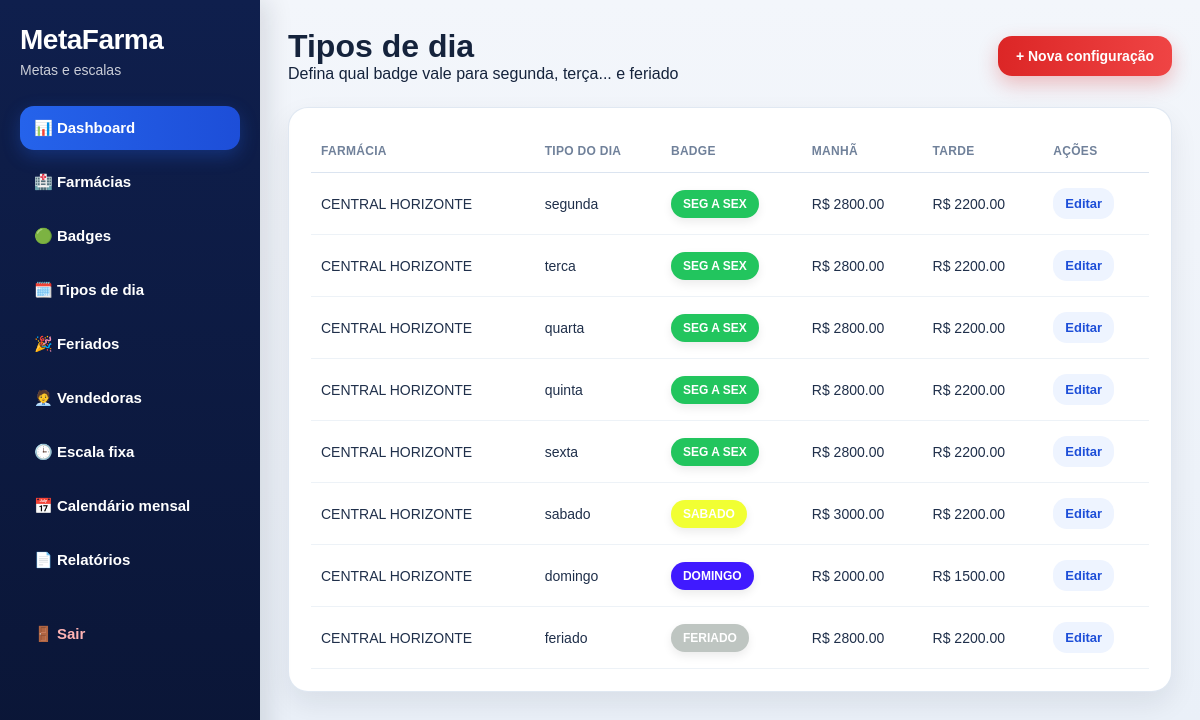
The page /configuracoes-dia/ (signed in) on the database as committed earlier.
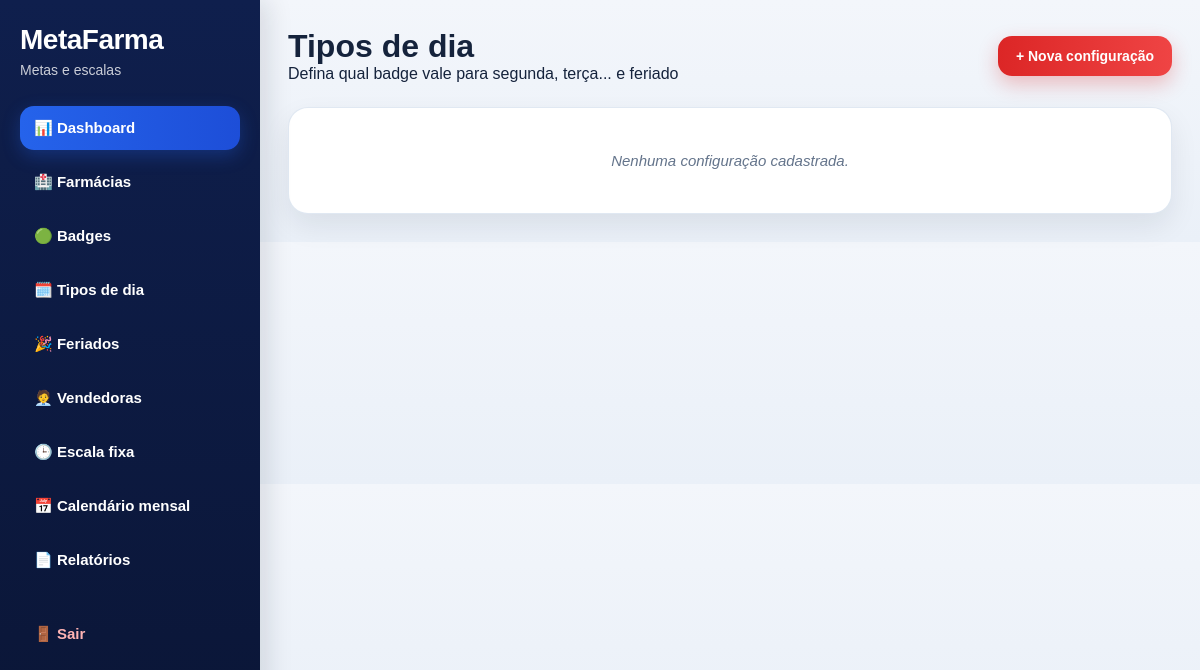
The same page on the database as committed later.
### app/models.py (models this page shows, shortened)
class ConfiguracaoDia(db.Model):
    __tablename__ = "configuracoes_dia"
    id = db.Column(db.Integer, primary_key=True)
    farmacia_id = db.Column(db.Integer, db.ForeignKey("farmacias.id"), nullable=False, index=True)
    tipo_dia = db.Column(db.String(20), nullable=False, index=True)  # segunda...domingo, feriado
    badge_id = db.Column(db.Integer, db.ForeignKey("badges_meta.id"), nullable=False)
    observacao = db.Column(db.String(255), nullable=True)
    criado_em = db.Column(db.DateTime, default=agora_brasil)
    badge = db.relationship("BadgeMeta", backref="configuracoes_dia")

class Farmacia(db.Model):
    __tablename__ = "farmacias"
    id = db.Column(db.Integer, primary_key=True)
    nome = db.Column(db.String(150), nullable=False)
    responsavel = db.Column(db.String(150), nullable=True)
    cidade = db.Column(db.String(100), nullable=True)
    telefone = db.Column(db.String(30), nullable=True)
    status = db.Column(db.String(20), default="ativa")
    observacao = db.Column(db.String(255), nullable=True)
    criado_em = db.Column(db.DateTime, default=agora_brasil)
    metas = db.relationship("Meta", backref="farmacia", lazy=True, cascade="all, delete-orphan")
    equipes = db.relationship("Equipe", backref="farmacia", lazy=True, cascade="all, delete-orphan")
    vendedoras = db.relationship("Vendedora", backref="farmacia", lazy=True, cascade="all, delete-orphan")
    configuracoes_dia = db.relationship("ConfiguracaoDia", backref="farmacia", lazy=True, cascade="all, delete-orphan")
    escalas_vendedoras = db.relationship("EscalaVendedora", backref="farmacia", lazy=True, cascade="all, delete-orphan")
    calendarios_vendedoras = db.relationship("CalendarioVendedora", backref="farmacia", lazy=True, cascade="all, delete-orphan")
    feriados = db.relationship("Feriado", backref="farmacia", lazy=True, cascade="all, delete-orphan")

class BadgeMeta(db.Model):
    __tablename__ = "badges_meta"
    id = db.Column(db.Integer, primary_key=True)
    nome = db.Column(db.String(50), nullable=False, unique=True, index=True)
    cor_hex = db.Column(db.String(20), nullable=False)
    valor_manha = db.Column(db.Float, default=0)
    valor_tarde = db.Column(db.Float, default=0)
    status = db.Column(db.String(20), default="ativa")
    observacao = db.Column(db.String(255), nullable=True)
    criado_em = db.Column(db.DateTime, default=agora_brasil)

### app/routes/configuracoes_dia.py (the view)
@configuracoes_dia_bp.route("/")
@login_required
def listar():
    farmacia_id = request.args.get("farmacia_id", type=int)
    query = ConfiguracaoDia.query.join(Farmacia).join(BadgeMeta)
    if farmacia_id:
        query = query.filter(ConfiguracaoDia.farmacia_id == farmacia_id)
    configuracoes = query.order_by(ConfiguracaoDia.farmacia_id.asc(), ConfiguracaoDia.id.asc()).all()
    farmacias = Farmacia.query.order_by(Farmacia.nome.asc()).all()
    return render_template(
        "configuracoes_dia/listar.html",
        configuracoes=configuracoes,
        farmacias=farmacias,
        farmacia_id=farmacia_id,
        tipos_dia=TIPOS_DIA
    )

### app/templates/configuracoes_dia/listar.html (shortened to what this page needs)
{% extends "base.html" %}
{% block content %}
<div class="page-header">
    <div>
        <h1>Tipos de dia</h1>
        <p>Defina qual badge vale para segunda, terça... e feriado</p>
    </div>
    <a href="{{ url_for('configuracoes_dia.nova') }}" class="btn btn-primary">+ Nova configuração</a>
</div>
<div class="card">
    {% if configuracoes %}
    <div class="table-responsive">
        <table>
            <thead>
                <tr>
                    <th>Farmácia</th>
                    <th>Tipo do dia</th>
                    <th>Badge</th>
                    <th>Manhã</th>
                    <th>Tarde</th>
                    <th>Ações</th>
                </tr>
            </thead>
            <tbody>
                {% for item in configuracoes %}
                <tr>
                    <td>{{ item.farmacia.nome }}</td>
                    <td>{{ item.tipo_dia }}</td>
                    <td>
                        <span class="badge" style="background: {{ item.badge.cor_hex }}; color: #fff;">
                            {{ item.badge.nome }}
                        </span>
                    </td>
                    <td>R$ {{ "%.2f"|format(item.badge.valor_manha or 0) }}</td>
                    <td>R$ {{ "%.2f"|format(item.badge.valor_tarde or 0) }}</td>
                    <td><a href="{{ url_for('configuracoes_dia.editar', config_id=item.id) }}" class="btn btn-small btn-secondary">Editar</a></td>
                </tr>
                {% endfor %}
            </tbody>
        </table>
    </div>
    {% else %}
    <p class="empty-state">Nenhuma configuração cadastrada.</p>
    {% endif %}
</div>
{% endblock %}

Rows that differ between the two databases and show on the page:
removed ConfiguracaoDia: farmacia.nome "CENTRAL HORIZONTE", tipo_dia "segunda", badge.nome "SEG A SEX"
removed BadgeMeta: badge "2800.00", badge "2200.00"
removed ConfiguracaoDia: farmacia.nome "CENTRAL HORIZONTE", tipo_dia "terca", badge.nome "SEG A SEX"
removed ConfiguracaoDia: farmacia.nome "CENTRAL HORIZONTE", tipo_dia "quarta", badge.nome "SEG A SEX"
removed ConfiguracaoDia: farmacia.nome "CENTRAL HORIZONTE", tipo_dia "quinta", badge.nome "SEG A SEX"
removed ConfiguracaoDia: farmacia.nome "CENTRAL HORIZONTE", tipo_dia "sexta", badge.nome "SEG A SEX"
removed ConfiguracaoDia: farmacia.nome "CENTRAL HORIZONTE", tipo_dia "sabado", badge.nome "SABADO"
removed BadgeMeta: badge "3000.00", badge "2200.00"
removed ConfiguracaoDia: farmacia.nome "CENTRAL HORIZONTE", tipo_dia "domingo", badge.nome "DOMINGO"
removed BadgeMeta: badge "2000.00", badge "1500.00"
removed ConfiguracaoDia: farmacia.nome "CENTRAL HORIZONTE", tipo_dia "feriado", badge.nome "FERIADO"
removed BadgeMeta: badge "2800.00", badge "2200.00"
Other text that changed with them:
text no longer shown: "FARMÁCIA TIPO DO DIA BADGE MANHÃ TARDE AÇÕES"
text now shown: "Nenhuma configuração cadastrada."
